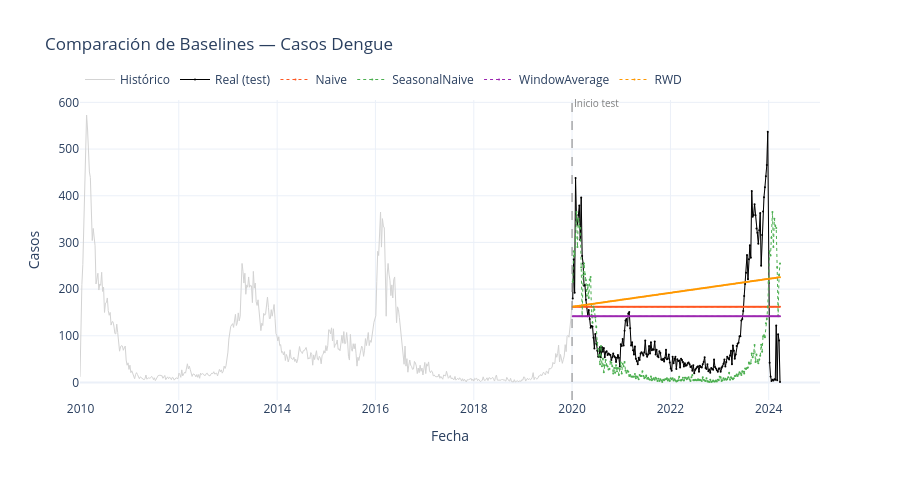

Notebook code cell kept with this figure:
### Markdown cell above
---
## PARTE 5: BASELINES DE FASE 1

Los baselines se reproducen con las mismas funciones de fase 1. En fase 2 se usan como referencia cuantitativa para medir mejora porcentual, no como modelos candidatos principales.

### Code cell
def crear_statsforecast_baseline(frecuencia="W-MON", estacionalidad=ESTACIONALIDAD_CUATRIENAL):
    """Crea el objeto StatsForecast con los modelos baseline del taller."""
    return StatsForecast(
        models=[
            Naive(),
            SeasonalNaive(season_length=estacionalidad),
            WindowAverage(window_size=3),
            RandomWalkWithDrift()
        ],
        freq=frecuencia
    )

def entrenar_y_predecir_baselines(train, test, frecuencia="W-MON", estacionalidad=ESTACIONALIDAD_CUATRIENAL):
    """Entrena los baselines y predice el horizonte del test."""
    horizonte = len(test)
    sf = crear_statsforecast_baseline(frecuencia=frecuencia, estacionalidad=estacionalidad)
    sf.fit(train)
    preds = sf.predict(h=horizonte)

    print("Pronósticos generados:")
    print(f"  Modelos: {[c for c in preds.columns if c not in ['unique_id', 'ds']]}")
    print(f"  Horizonte: {horizonte} semanas")
    display(preds.head())
    return sf, preds

def unir_predicciones_con_test(test, preds):
    """Une los valores reales del test con las predicciones."""
    return test.merge(preds, on=["unique_id", "ds"])

def graficar_pronosticos_baseline(serie, test, test_preds, fecha_corte, modelos_col):
    """Grafica histórico, test y pronósticos de cada baseline."""
    colores = ["#FF5722", "#4CAF50", "#9C27B0", "#FF9800"]
    fecha_corte = pd.to_datetime(fecha_corte)

    fig = go.Figure()
    fig.add_trace(go.Scatter(
        x=serie.ds, y=serie.y, mode="lines", name="Histórico",
        line=dict(color="lightgray", width=1)
    ))
    fig.add_trace(go.Scatter(
        x=test.ds, y=test.y, mode="lines+markers", name="Real (test)",
        line=dict(color="black", width=1), marker=dict(size=2)
    ))

    for modelo, color in zip(modelos_col, colores):
        fig.add_trace(go.Scatter(
            x=test_preds.ds, y=test_preds[modelo], mode="lines+markers", name=modelo,
            line=dict(color=color, width=1, dash="dot"), marker=dict(size=2)
        ))

    fig.add_shape(
        type="line", xref="x", yref="paper",
        x0=fecha_corte, x1=fecha_corte, y0=0, y1=1,
        line=dict(dash="dash", color="gray", width=1)
    )
    fig.add_annotation(
        x=fecha_corte, y=1.02, yref="paper",
        text="Inicio test", showarrow=False,
        font=dict(size=10, color="gray"), xanchor="left"
    )
    fig.update_layout(
        title="Comparación de Baselines — Casos Dengue",
        xaxis_title="Fecha", yaxis_title="Casos",
        height=480, template="plotly_white",
        legend=dict(orientation="h", yanchor="bottom", y=1.02)
    )
    fig.show()


def calcular_metricas_pronostico(datos, modelos, conjunto="test"):
    """Calcula MAE, RMSE y MAPE con utilsforecast, igual que en el ecosistema Nixtla."""
    evaluacion = evaluate(
        df=datos,
        metrics=[mae, rmse, mape],
        models=modelos,
        target_col="y",
    )

    columnas_metricas = ["metric"] + [modelo for modelo in modelos if modelo in evaluacion.columns]
    tabla = (
        evaluacion[columnas_metricas]
        .melt(id_vars="metric", var_name="modelo", value_name="valor")
        .pivot_table(index="modelo", columns="metric", values="valor", aggfunc="mean")
        .reset_index()
    )
    tabla.columns.name = None
    tabla["mape"] = tabla["mape"] * 100
    tabla.insert(1, "conjunto", conjunto)
    return tabla.sort_values("rmse").reset_index(drop=True)


sf_baseline, preds_baseline = entrenar_y_predecir_baselines(
    train=train,
    test=test,
    frecuencia=FRECUENCIA,
    estacionalidad=ESTACIONALIDAD_CUATRIENAL,
)

test_baseline = unir_predicciones_con_test(test, preds_baseline)
modelos_baseline = [c for c in preds_baseline.columns if c not in ["unique_id", "ds"]]

graficar_pronosticos_baseline(df, test, test_baseline, FECHA_CORTE, modelos_baseline)
metricas_baseline = calcular_metricas_pronostico(test_baseline, modelos_baseline)
display(metricas_baseline)

### Figure 1 — Plotly figure (JSON) as saved in the notebook; plotly's stock layout.template omitted (floating-point values rounded to 4 significant figures; data arrays with more than 128 entries replaced by an {"elided": "..."} marker saying what was removed)
{"data": [{"line": {"color": "lightgray", "width": 1}, "mode": "lines", "name": "Histórico", "type": "scatter", "x": {"elided": "744 str values"}, "y": {"elided": "744 float values"}}, {"line": {"color": "black", "width": 1}, "marker": {"size": 2}, "mode": "lines+markers", "name": "Real (test)", "type": "scatter", "x": {"elided": "221 str values"}, "y": {"elided": "221 float values"}}, {"line": {"color": "#FF5722", "dash": "dot", "width": 1}, "marker": {"size": 2}, "mode": "lines+markers", "name": "Naive", "type": "scatter", "x": {"elided": "221 str values"}, "y": {"elided": "221 float values"}}, {"line": {"color": "#4CAF50", "dash": "dot", "width": 1}, "marker": {"size": 2}, "mode": "lines+markers", "name": "SeasonalNaive", "type": "scatter", "x": {"elided": "221 str values"}, "y": {"elided": "221 float values"}}, {"line": {"color": "#9C27B0", "dash": "dot", "width": 1}, "marker": {"size": 2}, "mode": "lines+markers", "name": "WindowAverage", "type": "scatter", "x": {"elided": "221 str values"}, "y": {"elided": "221 float values"}}, {"line": {"color": "#FF9800", "dash": "dot", "width": 1}, "marker": {"size": 2}, "mode": "lines+markers", "name": "RWD", "type": "scatter", "x": {"elided": "221 str values"}, "y": {"elided": "221 float values"}}], "layout": {"annotations": [{"font": {"color": "gray", "size": 10}, "showarrow": false, "text": "Inicio test", "x": "2020-01-01T00:00:00", "xanchor": "left", "y": 1.02, "yref": "paper"}], "height": 480, "legend": {"orientation": "h", "y": 1.02, "yanchor": "bottom"}, "shapes": [{"line": {"color": "gray", "dash": "dash", "width": 1}, "type": "line", "x0": "2020-01-01T00:00:00", "x1": "2020-01-01T00:00:00", "xref": "x", "y0": 0, "y1": 1, "yref": "paper"}], "title": {"text": "Comparación de Baselines — Casos Dengue"}, "xaxis": {"title": {"text": "Fecha"}}, "yaxis": {"title": {"text": "Casos"}}}}
